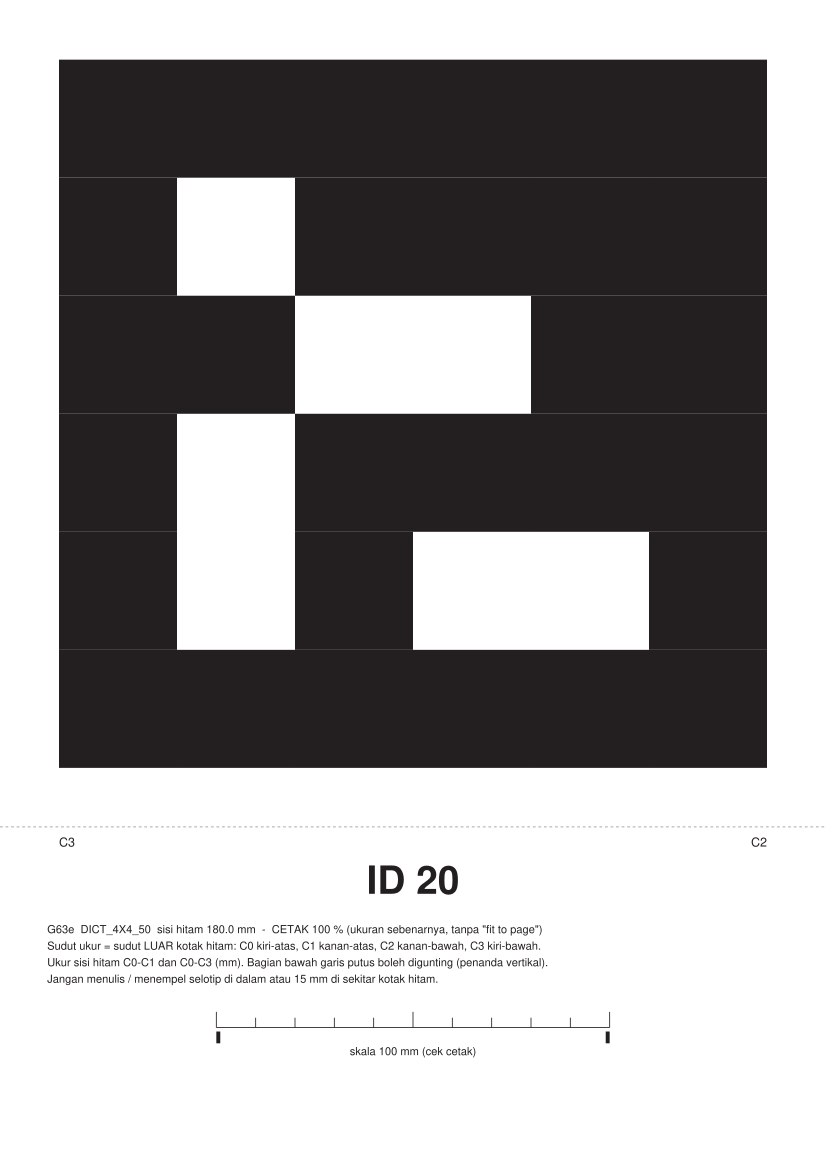

Python code for this plot:
#!/usr/bin/env python3
"""G63e tugas 1: PDF penanda ArUco BESAR (satu per A4) + cek raster.

Vektor (sel = persegi terisi, hitam 100 % K) -> tidak ada interpolasi. Halaman: kotak hitam TAG di tengah horizontal, tepi
atas MARGIN_TOP; strip bawah = ID besar, label sudut C0..C3, petunjuk ukur, batang skala 100 mm (cek cetak 100 %).
Cek raster (pdftoppm 300 dpi): tiap halaman terdeteksi dengan ID benar, satu penanda, sisi hitam = TAG +- 0.3 mm,
skala 100 mm = 100 +- 0.3 mm. Gagal -> rc 1 (fail loud).

    python3 g63e_markers.py [--out g63e_markers.pdf] [--ids 20-35] [--check-only]
"""
import argparse
import os
import subprocess
import sys
import tempfile

import cv2
import numpy as np

sys.path.insert(0, os.path.dirname(os.path.abspath(__file__)))
import g63e_common as E  # noqa: E402

MM = 72 / 25.4
BAR = 100.0      # mm


def draw(out, ids, tag_mm):
    from reportlab.lib.colors import CMYKColor, Color
    from reportlab.pdfgen import canvas
    black = CMYKColor(0, 0, 0, 1)
    W, H = E.PAPER[0] * 1000, E.PAPER[1] * 1000
    c = canvas.Canvas(out, pagesize=(W * MM, H * MM))
    d = E.dictionary()
    n = 6                                  # 4x4 data + 1 sel tepi tiap sisi
    cell = tag_mm / n
    x0 = (W - tag_mm) / 2
    top = E.MARGIN_TOP * 1000
    for i in ids:
        bits = cv2.aruco.generateImageMarker(d, i, n, borderBits=1)   # 6x6 px, 1 px per sel
        c.setFillColor(black)
        c.setStrokeColor(black)
        for r in range(n):
            for k in range(n):
                if bits[r, k] < 128:
                    # PDF: asal kiri-bawah; baris r dari atas
                    c.rect((x0 + k * cell) * MM, (H - top - (r + 1) * cell) * MM, cell * MM, cell * MM, stroke=0, fill=1)
        yb = H - top - tag_mm                                 # tepi bawah kotak hitam (mm dari bawah)
        c.setFont('Helvetica-Bold', 28)
        c.drawCentredString(W / 2 * MM, (yb - 32) * MM, 'ID %d' % i)
        c.setFont('Helvetica', 9)
        c.drawString((x0) * MM, (yb - 20) * MM, 'C3')
        c.drawRightString((x0 + tag_mm) * MM, (yb - 20) * MM, 'C2')
        lines = ['G63e  DICT_4X4_50  sisi hitam %.1f mm  -  CETAK 100 %% (ukuran sebenarnya, tanpa "fit to page")' % tag_mm,
                 'Sudut ukur = sudut LUAR kotak hitam: C0 kiri-atas, C1 kanan-atas, C2 kanan-bawah, C3 kiri-bawah.',
                 'Ukur sisi hitam C0-C1 dan C0-C3 (mm). Bagian bawah garis putus boleh digunting (penanda vertikal).',
                 'Jangan menulis / menempel selotip di dalam atau 15 mm di sekitar kotak hitam.']
        for j, s in enumerate(lines):
            c.setFont('Helvetica', 8)
            c.drawString(12 * MM, (yb - 42 - 4.2 * j) * MM, s)
        # batang skala 100 mm
        yb2 = yb - 66
        c.setLineWidth(0.6)
        c.line((W / 2 - BAR / 2) * MM, yb2 * MM, (W / 2 + BAR / 2) * MM, yb2 * MM)
        for t in range(0, 101, 10):
            h = 4 if t % 50 == 0 else 2.5
            c.line((W / 2 - BAR / 2 + t) * MM, yb2 * MM, (W / 2 - BAR / 2 + t) * MM, (yb2 + h) * MM)
        c.rect((W / 2 - BAR / 2) * MM, (yb2 - 4) * MM, 1.0 * MM, 3 * MM, stroke=0, fill=1)        # penanda ujung cek raster
        c.rect((W / 2 + BAR / 2 - 1.0) * MM, (yb2 - 4) * MM, 1.0 * MM, 3 * MM, stroke=0, fill=1)
        c.setFont('Helvetica', 8)
        c.drawCentredString(W / 2 * MM, (yb2 - 7) * MM, 'skala 100 mm (cek cetak)')
        # garis gunting: core = TAG + 2 margin
        c.setDash(2, 2)
        c.setStrokeColor(Color(0.6, 0.6, 0.6))
        yc = H - (2 * E.MARGIN_TOP * 1000 + tag_mm)
        c.line(0, yc * MM, W * MM, yc * MM)
        c.setDash()
        c.showPage()
    c.save()


def check(pdf, ids, tag_mm, dpi=300):
    rc = 0
    with tempfile.TemporaryDirectory() as td:
        subprocess.run(['pdftoppm', '-r', str(dpi), '-gray', '-png', pdf, td + '/p'], check=True)
        pages = sorted(f for f in os.listdir(td) if f.endswith('.png'))
        if len(pages) != len(ids):
            print('GAGAL: halaman %d != ID %d' % (len(pages), len(ids)))
            return 1
        det = cv2.aruco.ArucoDetector(E.dictionary(), cv2.aruco.DetectorParameters())
        px_mm = dpi / 25.4
        for f, i in zip(pages, ids):
            g = cv2.imread(os.path.join(td, f), cv2.IMREAD_GRAYSCALE)
            corners, got, _ = det.detectMarkers(g)
            got = [] if got is None else got.ravel().tolist()
            ok = got == [i]
            side = np.linalg.norm(np.diff(np.r_[corners[0][0], corners[0][0][:1]], axis=0), axis=1) / px_mm if ok else [np.nan]
            # skala: dua blok ujung di baris bar
            blk = (g < 128).astype(np.uint8)
            n, lab, st, cen = cv2.connectedComponentsWithStats(blk)
            small = [cen[k] for k in range(1, n) if abs(st[k, 2] / px_mm - 1.0) < 0.3 and abs(st[k, 3] / px_mm - 3.0) < 0.4]
            bar = None
            if len(small) == 2:
                bar = (abs(small[1][0] - small[0][0]) / px_mm) + 1.0       # pusat-ke-pusat + 2 x setengah lebar = luar-luar - 0
            # nilai hitam (pekat): median piksel di sel hitam terluar
            ok_side = ok and np.all(np.abs(np.asarray(side) - tag_mm) <= 0.3)
            ok_bar = bar is not None and abs(bar - BAR) <= 0.3
            if not (ok_side and ok_bar):
                rc = 1
            print('hal %s ID %d: deteksi %s sisi %s mm  skala %s mm  %s' % (f, i, got, np.round(side, 2).tolist(),
                  None if bar is None else round(bar, 2), 'OK' if ok_side and ok_bar else 'GAGAL'))
    return rc


def main():
    ap = argparse.ArgumentParser(description=__doc__, formatter_class=argparse.RawDescriptionHelpFormatter)
    ap.add_argument('--out', default=os.path.join(E.HERE, 'g63e_markers.pdf'))
    ap.add_argument('--ids', default='%d-%d' % (E.IDS[0], E.IDS[-1]))
    ap.add_argument('--tag-mm', type=float, default=E.TAG_NOMINAL * 1000)
    ap.add_argument('--check-only', action='store_true')
    a = ap.parse_args()
    lo, hi = map(int, a.ids.split('-'))
    ids = list(range(lo, hi + 1))
    if any(i < E.ID_MIN_OLD for i in ids):
        print('GAGAL: ID < %d bentrok dengan papan lama' % E.ID_MIN_OLD)
        return 1
    if not a.check_only:
        draw(a.out, ids, a.tag_mm)
    return check(a.out, ids, a.tag_mm)


if __name__ == '__main__':
    sys.exit(main())
